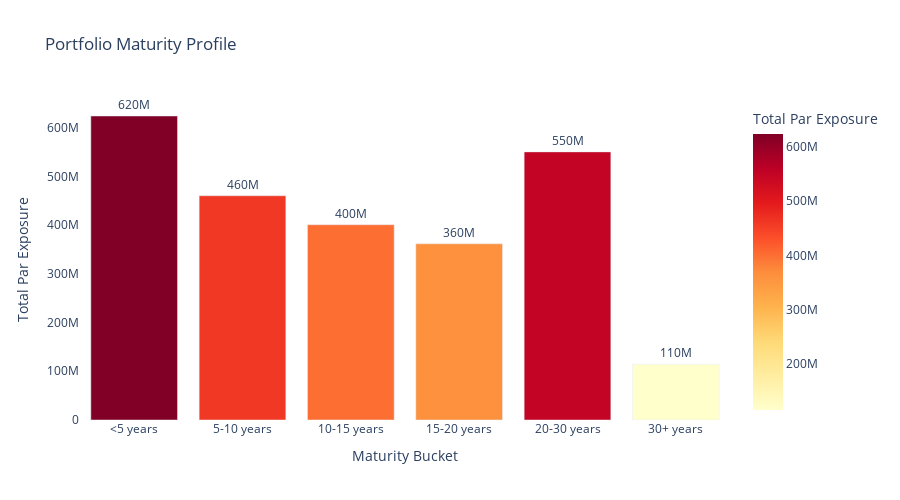

This figure's notebook cell:
### Code cell
import pandas as pd
import plotly.express as px
from datetime import datetime

def analyze_maturity_profile(df):
    df['maturity'] = pd.to_datetime(df['maturity'], errors='coerce')

    today = pd.Timestamp(datetime.today().date())

    df['years_to_maturity'] = (df['maturity'] - today).dt.days / 365.25

    bins = [0, 5, 10, 15, 20, 30, float('inf')]
    labels = ['<5 years', '5-10 years', '10-15 years', '15-20 years', '20-30 years', '30+ years']

    df['maturity_bucket'] = pd.cut(df['years_to_maturity'], bins=bins, labels=labels, right=False)

    maturity_summary = (
        df.groupby('maturity_bucket', observed=True)['Par']
        .sum()
        .reset_index()
        .sort_values('maturity_bucket')
    )

    fig = px.bar(
        maturity_summary,
        x='maturity_bucket',
        y='Par',
        text='Par',
        title='Portfolio Maturity Profile',
        labels={'Par': 'Total Par Exposure', 'maturity_bucket': 'Maturity Bucket'},
        color='Par',
        color_continuous_scale=shared_color_scale
    )
    
    fig.update_traces(texttemplate='%{text:.2s}', textposition='outside')
    fig.update_layout(
        width=900,
        height=500,
        uniformtext_minsize=8,
        uniformtext_mode='hide',
        plot_bgcolor='white',
        xaxis_title='Maturity Bucket',
        yaxis_title='Total Par Exposure',
    )
    
    fig.show()

analyze_maturity_profile(portfolio_data)

### Figure 1 — Plotly figure (JSON) as saved in the notebook; plotly's stock layout.template omitted (floating-point values rounded to 4 significant figures)
{"data": [{"hovertemplate": "Maturity Bucket=%{x}<br>Total Par Exposure=%{marker.color}<extra></extra>", "legendgroup": "", "marker": {"color": [623900000.0, 460200000.0, 400800000.0, 361600000.0, 550300000.0, 114600000.0], "coloraxis": "coloraxis", "pattern": {"shape": ""}}, "name": "", "orientation": "v", "showlegend": false, "text": [623900000.0, 460200000.0, 400800000.0, 361600000.0, 550300000.0, 114600000.0], "textposition": "outside", "texttemplate": "%{text:.2s}", "type": "bar", "x": ["<5 years", "5-10 years", "10-15 years", "15-20 years", "20-30 years", "30+ years"], "xaxis": "x", "y": [623900000.0, 460200000.0, 400800000.0, 361600000.0, 550300000.0, 114600000.0], "yaxis": "y"}], "layout": {"barmode": "relative", "coloraxis": {"colorbar": {"title": {"text": "Total Par Exposure"}}, "colorscale": [[0, "rgb(255,255,204)"], [0.125, "rgb(255,237,160)"], [0.25, "rgb(254,217,118)"], [0.375, "rgb(254,178,76)"], [0.5, "rgb(253,141,60)"], [0.625, "rgb(252,78,42)"], [0.75, "rgb(227,26,28)"], [0.875, "rgb(189,0,38)"], [1, "rgb(128,0,38)"]]}, "height": 500, "legend": {"tracegroupgap": 0}, "plot_bgcolor": "white", "title": {"text": "Portfolio Maturity Profile"}, "uniformtext": {"minsize": 8, "mode": "hide"}, "width": 900, "xaxis": {"anchor": "y", "autorange": true, "domain": [0, 1], "range": [-0.5, 5.5], "title": {"text": "Maturity Bucket"}, "type": "category"}, "yaxis": {"anchor": "x", "autorange": true, "domain": [0, 1], "range": [0, 656700000.0], "title": {"text": "Total Par Exposure"}, "type": "linear"}}}
